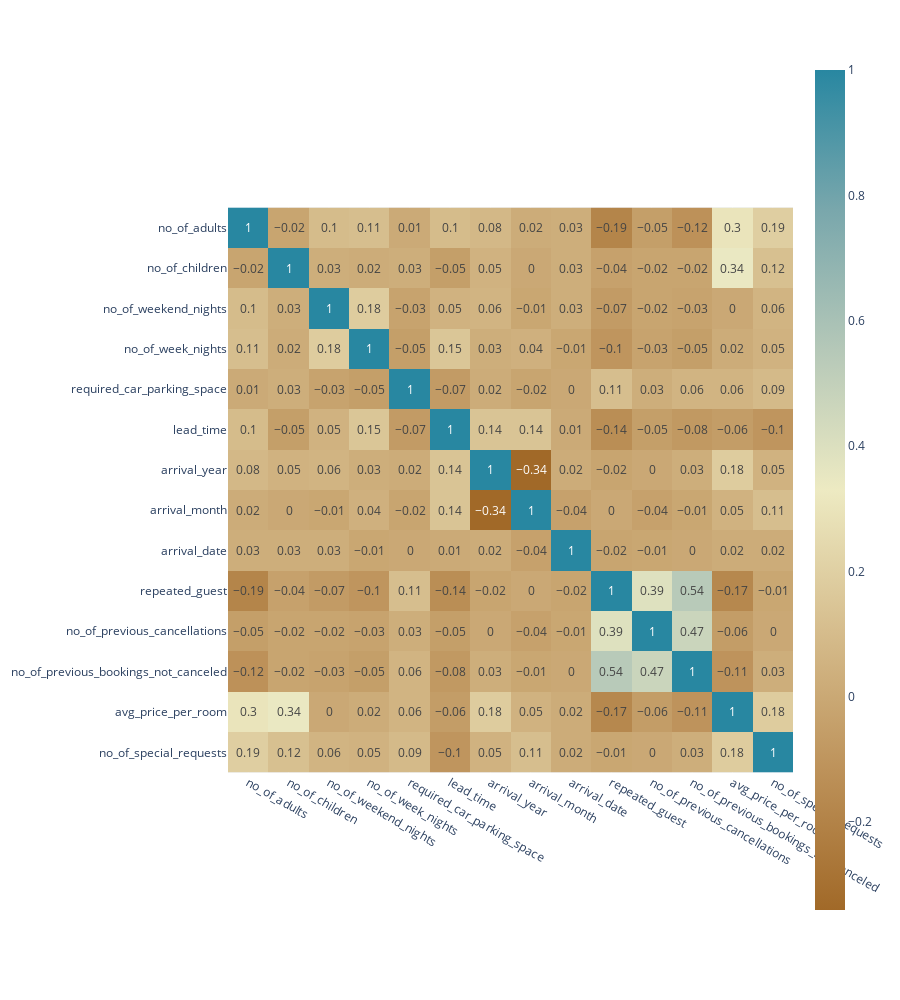

Notebook code cell kept with this figure:
### Code cell
corr = np.round(df.corr(), 2)

fig = px.imshow(corr, text_auto=True, height=1000, color_continuous_scale='earth')
fig.show()

### Figure 1 — Plotly figure (JSON) as saved in the notebook; plotly's stock layout.template omitted (floating-point values rounded to 4 significant figures; data arrays with more than 128 entries replaced by an {"elided": "..."} marker saying what was removed)
{"data": [{"coloraxis": "coloraxis", "hovertemplate": "x: %{x}<br>y: %{y}<br>color: %{z}<extra></extra>", "name": "0", "texttemplate": "%{z}", "type": "heatmap", "x": ["no_of_adults", "no_of_children", "no_of_weekend_nights", "no_of_week_nights", "required_car_parking_space", "lead_time", "arrival_year", "arrival_month", "arrival_date", "repeated_guest", "no_of_previous_cancellations", "no_of_previous_bookings_not_canceled", "avg_price_per_room", "no_of_special_requests"], "xaxis": "x", "y": ["no_of_adults", "no_of_children", "no_of_weekend_nights", "no_of_week_nights", "required_car_parking_space", "lead_time", "arrival_year", "arrival_month", "arrival_date", "repeated_guest", "no_of_previous_cancellations", "no_of_previous_bookings_not_canceled", "avg_price_per_room", "no_of_special_requests"], "yaxis": "y", "z": {"elided": "14x14 float values"}}], "layout": {"coloraxis": {"colorscale": [[0, "rgb(161, 105, 40)"], [0.1667, "rgb(189, 146, 90)"], [0.3333, "rgb(214, 189, 141)"], [0.5, "rgb(237, 234, 194)"], [0.6667, "rgb(181, 200, 184)"], [0.8333, "rgb(121, 167, 172)"], [1, "rgb(40, 135, 161)"]]}, "height": 1000, "margin": {"t": 60}, "xaxis": {"anchor": "y", "constrain": "domain", "domain": [0, 1], "scaleanchor": "y"}, "yaxis": {"anchor": "x", "autorange": "reversed", "constrain": "domain", "domain": [0, 1]}}}
